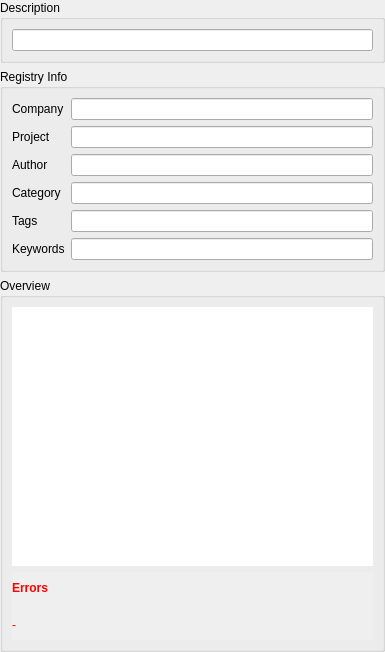
<?xml version="1.0" encoding="UTF-8"?>
<ui version="4.0">
 <class>CRegistryPropEditorComp</class>
 <widget class="QWidget" name="CRegistryPropEditorComp">
  <property name="geometry">
   <rect>
    <x>0</x>
    <y>0</y>
    <width>385</width>
    <height>652</height>
   </rect>
  </property>
  <property name="windowTitle">
   <string>Properies of Registry</string>
  </property>
  <property name="windowIcon">
   <iconset resource="../iqtgui/iqtgui.qrc">
    <normaloff>:/Icons/AcfLogo</normaloff>:/Icons/AcfLogo</iconset>
  </property>
  <layout class="QVBoxLayout" name="verticalLayout_2">
   <property name="margin">
    <number>0</number>
   </property>
   <item>
    <widget class="QGroupBox" name="groupBox">
     <property name="title">
      <string>Description</string>
     </property>
     <layout class="QVBoxLayout" name="verticalLayout">
      <item>
       <widget class="QLineEdit" name="DescriptionEdit"/>
      </item>
     </layout>
    </widget>
   </item>
   <item>
    <widget class="QGroupBox" name="RegistryInfoFrame">
     <property name="title">
      <string>Registry Info</string>
     </property>
     <layout class="QFormLayout" name="formLayout">
      <property name="fieldGrowthPolicy">
       <enum>QFormLayout::AllNonFixedFieldsGrow</enum>
      </property>
      <item row="0" column="0">
       <widget class="QLabel" name="label_6">
        <property name="text">
         <string>Company</string>
        </property>
       </widget>
      </item>
      <item row="0" column="1">
       <widget class="QLineEdit" name="CompanyEdit"/>
      </item>
      <item row="1" column="0">
       <widget class="QLabel" name="label_2">
        <property name="text">
         <string>Project</string>
        </property>
       </widget>
      </item>
      <item row="1" column="1">
       <widget class="QLineEdit" name="ProjectEdit"/>
      </item>
      <item row="2" column="0">
       <widget class="QLabel" name="label_3">
        <property name="text">
         <string>Author</string>
        </property>
       </widget>
      </item>
      <item row="2" column="1">
       <widget class="QLineEdit" name="AuthorEdit"/>
      </item>
      <item row="3" column="0">
       <widget class="QLabel" name="label">
        <property name="text">
         <string>Category</string>
        </property>
       </widget>
      </item>
      <item row="3" column="1">
       <widget class="QLineEdit" name="CategoryEdit"/>
      </item>
      <item row="4" column="0">
       <widget class="QLabel" name="label_5">
        <property name="text">
         <string>Tags</string>
        </property>
       </widget>
      </item>
      <item row="4" column="1">
       <widget class="QLineEdit" name="TagsEdit"/>
      </item>
      <item row="5" column="0">
       <widget class="QLabel" name="label_4">
        <property name="text">
         <string>Keywords</string>
        </property>
       </widget>
      </item>
      <item row="5" column="1">
       <widget class="QLineEdit" name="KeywordsEdit"/>
      </item>
     </layout>
    </widget>
   </item>
   <item>
    <widget class="QGroupBox" name="groupBox_3">
     <property name="title">
      <string>Overview</string>
     </property>
     <layout class="QVBoxLayout" name="verticalLayout_3">
      <item>
       <widget class="QTreeWidget" name="OverviewTree">
        <property name="enabled">
         <bool>true</bool>
        </property>
        <property name="focusPolicy">
         <enum>Qt::NoFocus</enum>
        </property>
        <property name="frameShape">
         <enum>QFrame::NoFrame</enum>
        </property>
        <property name="verticalScrollBarPolicy">
         <enum>Qt::ScrollBarAsNeeded</enum>
        </property>
        <property name="horizontalScrollBarPolicy">
         <enum>Qt::ScrollBarAsNeeded</enum>
        </property>
        <property name="selectionMode">
         <enum>QAbstractItemView::NoSelection</enum>
        </property>
        <property name="rootIsDecorated">
         <bool>false</bool>
        </property>
        <property name="allColumnsShowFocus">
         <bool>true</bool>
        </property>
        <property name="columnCount">
         <number>2</number>
        </property>
        <attribute name="headerVisible">
         <bool>false</bool>
        </attribute>
        <column>
         <property name="text">
          <string notr="true">1</string>
         </property>
        </column>
        <column>
         <property name="text">
          <string notr="true">2</string>
         </property>
        </column>
       </widget>
      </item>
      <item>
       <widget class="QScrollArea" name="ErrorsFrame">
        <property name="sizePolicy">
         <sizepolicy hsizetype="Expanding" vsizetype="Preferred">
          <horstretch>0</horstretch>
          <verstretch>0</verstretch>
         </sizepolicy>
        </property>
        <property name="frameShape">
         <enum>QFrame::NoFrame</enum>
        </property>
        <property name="widgetResizable">
         <bool>true</bool>
        </property>
        <widget class="QWidget" name="scrollAreaWidgetContents">
         <property name="geometry">
          <rect>
           <x>0</x>
           <y>0</y>
           <width>361</width>
           <height>85</height>
          </rect>
         </property>
         <layout class="QVBoxLayout" name="verticalLayout_4">
          <property name="margin">
           <number>0</number>
          </property>
          <item>
           <widget class="QLabel" name="ErrorsHeader">
            <property name="sizePolicy">
             <sizepolicy hsizetype="Minimum" vsizetype="Preferred">
              <horstretch>0</horstretch>
              <verstretch>0</verstretch>
             </sizepolicy>
            </property>
            <property name="palette">
             <palette>
              <active>
               <colorrole role="WindowText">
                <brush brushstyle="SolidPattern">
                 <color alpha="255">
                  <red>255</red>
                  <green>0</green>
                  <blue>0</blue>
                 </color>
                </brush>
               </colorrole>
              </active>
              <inactive>
               <colorrole role="WindowText">
                <brush brushstyle="SolidPattern">
                 <color alpha="255">
                  <red>255</red>
                  <green>0</green>
                  <blue>0</blue>
                 </color>
                </brush>
               </colorrole>
              </inactive>
              <disabled>
               <colorrole role="WindowText">
                <brush brushstyle="SolidPattern">
                 <color alpha="255">
                  <red>118</red>
                  <green>116</green>
                  <blue>108</blue>
                 </color>
                </brush>
               </colorrole>
              </disabled>
             </palette>
            </property>
            <property name="font">
             <font>
              <weight>75</weight>
              <bold>true</bold>
             </font>
            </property>
            <property name="text">
             <string>Errors</string>
            </property>
            <property name="wordWrap">
             <bool>true</bool>
            </property>
           </widget>
          </item>
          <item>
           <widget class="QLabel" name="ErrorsLabel">
            <property name="sizePolicy">
             <sizepolicy hsizetype="Minimum" vsizetype="Preferred">
              <horstretch>0</horstretch>
              <verstretch>0</verstretch>
             </sizepolicy>
            </property>
            <property name="palette">
             <palette>
              <active>
               <colorrole role="WindowText">
                <brush brushstyle="SolidPattern">
                 <color alpha="255">
                  <red>255</red>
                  <green>0</green>
                  <blue>0</blue>
                 </color>
                </brush>
               </colorrole>
              </active>
              <inactive>
               <colorrole role="WindowText">
                <brush brushstyle="SolidPattern">
                 <color alpha="255">
                  <red>255</red>
                  <green>0</green>
                  <blue>0</blue>
                 </color>
                </brush>
               </colorrole>
              </inactive>
              <disabled>
               <colorrole role="WindowText">
                <brush brushstyle="SolidPattern">
                 <color alpha="255">
                  <red>118</red>
                  <green>116</green>
                  <blue>108</blue>
                 </color>
                </brush>
               </colorrole>
              </disabled>
             </palette>
            </property>
            <property name="text">
             <string>-</string>
            </property>
            <property name="wordWrap">
             <bool>true</bool>
            </property>
           </widget>
          </item>
         </layout>
        </widget>
       </widget>
      </item>
     </layout>
    </widget>
   </item>
  </layout>
 </widget>
 <resources>
  <include location="../iqtgui/iqtgui.qrc"/>
 </resources>
 <connections/>
</ui>
